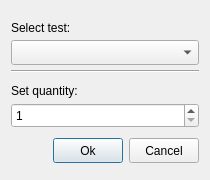
<?xml version="1.0" encoding="UTF-8"?>
<ui version="4.0">
 <class>dlg_sequence_item</class>
 <widget class="QDialog" name="dlg_sequence_item">
  <property name="geometry">
   <rect>
    <x>0</x>
    <y>0</y>
    <width>210</width>
    <height>180</height>
   </rect>
  </property>
  <property name="minimumSize">
   <size>
    <width>210</width>
    <height>180</height>
   </size>
  </property>
  <property name="maximumSize">
   <size>
    <width>210</width>
    <height>180</height>
   </size>
  </property>
  <property name="windowTitle">
   <string>Copy</string>
  </property>
  <layout class="QVBoxLayout" name="verticalLayout">
   <item>
    <layout class="QVBoxLayout" name="vly_01">
     <property name="spacing">
      <number>5</number>
     </property>
     <item>
      <layout class="QVBoxLayout" name="vly_02">
       <property name="spacing">
        <number>0</number>
       </property>
       <item>
        <widget class="QLabel" name="lbl_test">
         <property name="minimumSize">
          <size>
           <width>0</width>
           <height>25</height>
          </size>
         </property>
         <property name="maximumSize">
          <size>
           <width>16777215</width>
           <height>25</height>
          </size>
         </property>
         <property name="text">
          <string>Select test:</string>
         </property>
        </widget>
       </item>
       <item>
        <widget class="QComboBox" name="cmb_test">
         <property name="minimumSize">
          <size>
           <width>0</width>
           <height>25</height>
          </size>
         </property>
         <property name="maximumSize">
          <size>
           <width>16777215</width>
           <height>25</height>
          </size>
         </property>
        </widget>
       </item>
      </layout>
     </item>
     <item>
      <widget class="Line" name="lne_01">
       <property name="orientation">
        <enum>Qt::Horizontal</enum>
       </property>
      </widget>
     </item>
     <item>
      <layout class="QVBoxLayout" name="vly_03">
       <property name="spacing">
        <number>0</number>
       </property>
       <item>
        <widget class="QLabel" name="lbl_quantity">
         <property name="minimumSize">
          <size>
           <width>0</width>
           <height>25</height>
          </size>
         </property>
         <property name="maximumSize">
          <size>
           <width>16777215</width>
           <height>25</height>
          </size>
         </property>
         <property name="text">
          <string>Set quantity:</string>
         </property>
        </widget>
       </item>
       <item>
        <widget class="QSpinBox" name="isb_quantity">
         <property name="minimumSize">
          <size>
           <width>0</width>
           <height>25</height>
          </size>
         </property>
         <property name="maximumSize">
          <size>
           <width>16777215</width>
           <height>25</height>
          </size>
         </property>
         <property name="minimum">
          <number>1</number>
         </property>
         <property name="maximum">
          <number>9999</number>
         </property>
        </widget>
       </item>
      </layout>
     </item>
    </layout>
   </item>
   <item>
    <layout class="QHBoxLayout" name="hly_01">
     <item>
      <spacer name="hsp_01">
       <property name="orientation">
        <enum>Qt::Horizontal</enum>
       </property>
       <property name="sizeHint" stdset="0">
        <size>
         <width>40</width>
         <height>20</height>
        </size>
       </property>
      </spacer>
     </item>
     <item>
      <widget class="QPushButton" name="pbt_ok">
       <property name="minimumSize">
        <size>
         <width>70</width>
         <height>25</height>
        </size>
       </property>
       <property name="maximumSize">
        <size>
         <width>70</width>
         <height>25</height>
        </size>
       </property>
       <property name="text">
        <string>Ok</string>
       </property>
      </widget>
     </item>
     <item>
      <widget class="QPushButton" name="pbt_cancel">
       <property name="minimumSize">
        <size>
         <width>70</width>
         <height>25</height>
        </size>
       </property>
       <property name="maximumSize">
        <size>
         <width>70</width>
         <height>25</height>
        </size>
       </property>
       <property name="text">
        <string>Cancel</string>
       </property>
      </widget>
     </item>
    </layout>
   </item>
  </layout>
 </widget>
 <resources/>
 <connections/>
</ui>
